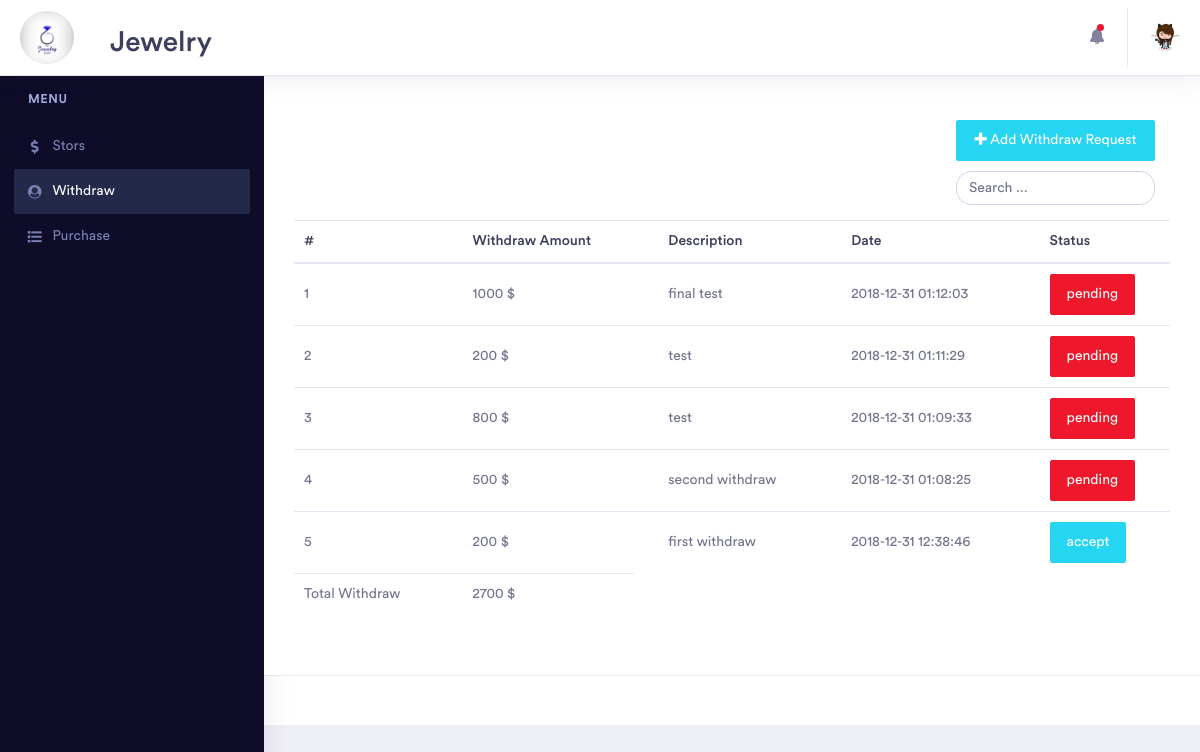
The page /website/withdraw.php (signed in) on the database as committed earlier.
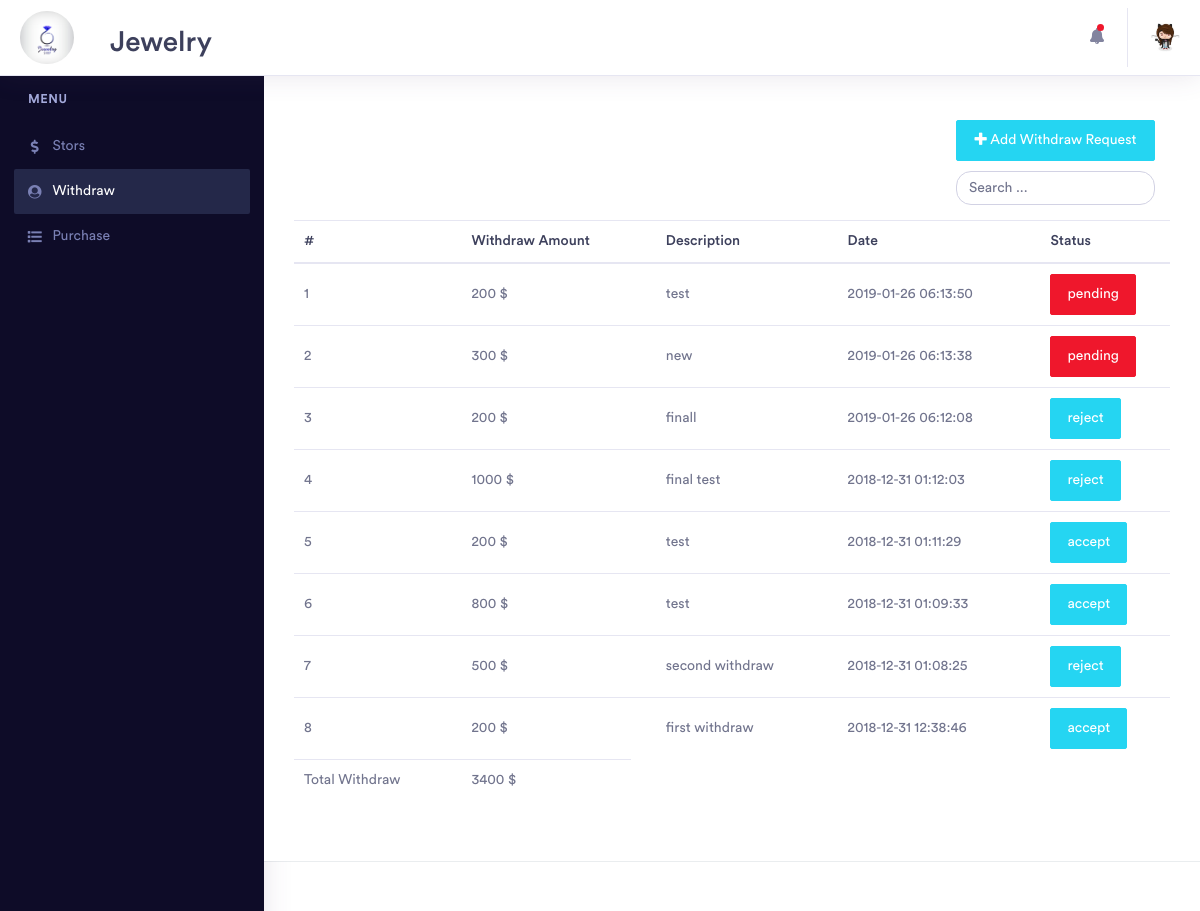
The same page on the database as committed later.
### tables this page shows
CREATE TABLE `withdraw` (
  `id` int(11) NOT NULL,
  `saller_id` int(11) NOT NULL,
  `amount` int(11) NOT NULL,
  `description` tinytext NOT NULL,
  `date` datetime NOT NULL,
  `status` varchar(500) NOT NULL DEFAULT 'pending'
);

### website/core/website.class.php (called while the page is built, shortened)
<?php
class website
{
    private $conn;
    public function __construct()
    {
        $this->conn = mysqli_connect("localhost", "root", "", "jewelry");
    }
    public function display_withdraw($id){
        $result = mysqli_query($this->conn,"select * from withdraw where saller_id=$id order by id desc");
        if(mysqli_num_rows($result)>0){
            $data = array();
            while($row = mysqli_fetch_array($result)){
                $data[]=$row;
            }
            return $data;
        }else{
            return null;
        }
    }
}
?>

### website/withdraw.php (the view, shortened to what the changed rows need)
<?php
include_once("core/website.class.php");
$obj = new website();
?>
<!doctype html>
<html lang="en">
<head>
    <link rel="stylesheet" href="../assets/vendor/bootstrap/css/bootstrap.min.css">
    <link href="../assets/vendor/fonts/circular-std/style.css" rel="stylesheet">
    <link rel="stylesheet" href="../assets/libs/css/style.css">
    <link rel="stylesheet" href="../assets/vendor/fonts/fontawesome/css/fontawesome-all.css">
    <link rel="stylesheet" href="../assets/vendor/charts/chartist-bundle/chartist.css">
    <link rel="stylesheet" href="../assets/vendor/charts/morris-bundle/morris.css">
    <link rel="stylesheet" href="../assets/vendor/fonts/material-design-iconic-font/css/materialdesignicons.min.css">
    <link rel="stylesheet" href="../assets/vendor/charts/c3charts/c3.css">
    <link rel="stylesheet" href="../assets/vendor/fonts/flag-icon-css/flag-icon.min.css">
    <link rel="stylesheet" href="../assets/style/style.css">
</head>
<body>
    <div class="dashboard-main-wrapper">
        <div class="dashboard-header">
            <nav class="navbar navbar-expand-lg bg-white fixed-top">
                <h2 id="logo-h"> Jewelry</h2>
            </nav>
        </div>
        <div class="dashboard-wrapper">
            <div class="dashboard-ecommerce">
                <div class="container-fluid dashboard-content ">
                <div class="table-users">
                        <table class="table table-hover dataTable">
                            <thead>
                                <tr>
                                    <th>#</th>
                                    <th></th>
                                    <th>Withdraw Amount</th>
                                    <th></th>
                                    <th>Description</th>
                                    <th></th>
                                    <th>Date</th>
                                    <th></th>
                                    <th>Status</th>
                                </tr>
                            </thead>
                            <tbody id="result_search">
                                <?php
                                $result_withdraw = $obj->display_withdraw($_SESSION['user_id']);
                                if($result_withdraw!= null){
                                    $counter=1;
                                    $total_withdraw=0;
                                foreach ($result_withdraw as $ydata) {?>
                                    <tr data-id="<?php echo $ydata['id'] ?>">
                                        <td><?=$counter++;?><td>
                                        <td><?php echo $ydata['amount'];
                                            $total_withdraw+=$ydata['amount'];
                                            ?> $<td>
                                        <td><?=$ydata['description']?><td>
                                        <td><?=$ydata['date']?><td>
                                        <td><?php if($ydata['status']=='pending'){
                                            ?>
                                            <span class="btn btn-danger"><?=$ydata['status']?></span>
                                       <?php } else{
                                           ?>
                                           <span class="btn btn-info"><?=$ydata['status']?></span>
                                      <?php
                                       } ?></td>
                                   </tr>
                                  <?php }
                                  }?>
                                  <tr id="total">
                                      <td>Total Withdraw</td>
                                      <td></td>
                                      <td><?=$total_withdraw?> $</td>
                                  </tr>
                            </tbody>
                        </table>
                </div>
                </div>
            </div>
        </div>
        </div>
</body>
</html>

Rows that differ between the two databases and show on the page:
added withdraw: amount "200", description "test", date "2019-01-26 06:13:50", status "pending"
added withdraw: amount "300", description "new", date "2019-01-26 06:13:38", status "pending"
added withdraw: amount "200", description "finall", date "2019-01-26 06:12:08", status "reject"
changed withdraw "final test": status "pending" → "reject"
changed withdraw (number 5 of 8 on the later page): status "pending" → "accept"
changed withdraw (number 6 of 8 on the later page): status "pending" → "accept"
changed withdraw "second withdraw": status "pending" → "reject"
Other text that changed with them:
$total_withdraw: "2700" → "3400"
